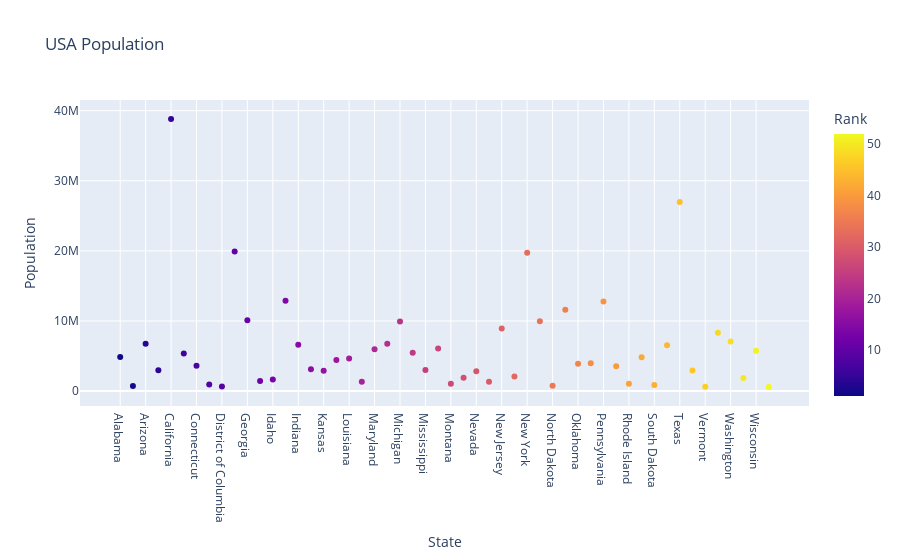

Source (notebook cell):
### Code cell
# 4 Scatter plot for the given dataset

df = pd.read_csv('population.csv')

fig = px.scatter(df, x='State', y='Population',
                 color='Rank',
                 title='USA Population',
                 hover_name="State",
                 hover_data=['Postal'])
fig.show()

### Figure 1 — Plotly figure (JSON) as saved in the notebook; plotly's stock layout.template omitted (floating-point values rounded to 4 significant figures)
{"data": [{"customdata": [["AL"], ["AK"], ["AZ"], ["AR"], ["CA"], ["CO"], ["CT"], ["DE"], ["DC"], ["FL"], ["GA"], ["HI"], ["ID"], ["IL"], ["IN"], ["IA"], ["KS"], ["KY"], ["LA"], ["ME"], ["MD"], ["MA"], ["MI"], ["MN"], ["MS"], ["MO"], ["MT"], ["NE"], ["NV"], ["NH"], ["NJ"], ["NM"], ["NY"], ["NC"], ["ND"], ["OH"], ["OK"], ["OR"], ["PA"], ["PR"], ["RI"], ["SC"], ["SD"], ["TN"], ["TX"], ["UT"], ["VT"], ["VA"], ["WA"], ["WV"], ["WI"], ["WY"]], "hovertemplate": "<b>%{hovertext}</b><br><br>State=%{x}<br>Population=%{y}<br>Postal=%{customdata[0]}<br>Rank=%{marker.color}<extra></extra>", "hovertext": ["Alabama", "Alaska", "Arizona", "Arkansas", "California", "Colorado", "Connecticut", "Delaware", "District of Columbia", "Florida", "Georgia", "Hawaii", "Idaho", "Illinois", "Indiana", "Iowa", "Kansas", "Kentucky", "Louisiana", "Maine", "Maryland", "Massachusetts", "Michigan", "Minnesota", "Mississippi", "Missouri", "Montana", "Nebraska", "Nevada", "New Hampshire", "New Jersey", "New Mexico", "New York", "North Carolina", "North Dakota", "Ohio", "Oklahoma", "Oregon", "Pennsylvania", "Puerto Rico", "Rhode Island", "South Carolina", "South Dakota", "Tennessee", "Texas", "Utah", "Vermont", "Virginia", "Washington", "West Virginia", "Wisconsin", "Wyoming"], "legendgroup": "", "marker": {"color": [1, 2, 3, 4, 5, 6, 7, 8, 9, 10, 11, 12, 13, 14, 15, 16, 17, 18, 19, 20, 21, 22, 23, 24, 25, 26, 27, 28, 29, 30, 31, 32, 33, 34, 35, 36, 37, 38, 39, 40, 41, 42, 43, 44, 45, 46, 47, 48, 49, 50, 51, 52], "coloraxis": "coloraxis", "symbol": "circle"}, "mode": "markers", "name": "", "orientation": "v", "showlegend": false, "type": "scatter", "x": ["Alabama", "Alaska", "Arizona", "Arkansas", "California", "Colorado", "Connecticut", "Delaware", "District of Columbia", "Florida", "Georgia", "Hawaii", "Idaho", "Illinois", "Indiana", "Iowa", "Kansas", "Kentucky", "Louisiana", "Maine", "Maryland", "Massachusetts", "Michigan", "Minnesota", "Mississippi", "Missouri", "Montana", "Nebraska", "Nevada", "New Hampshire", "New Jersey", "New Mexico", "New York", "North Carolina", "North Dakota", "Ohio", "Oklahoma", "Oregon", "Pennsylvania", "Puerto Rico", "Rhode Island", "South Carolina", "South Dakota", "Tennessee", "Texas", "Utah", "Vermont", "Virginia", "Washington", "West Virginia", "Wisconsin", "Wyoming"], "xaxis": "x", "y": [4849000.0, 736700.0, 6731000.0, 2966000.0, 38800000.0, 5356000.0, 3597000.0, 935600.0, 658900.0, 19890000.0, 10100000.0, 1420000.0, 1634000.0, 12880000.0, 6597000.0, 3107000.0, 2904000.0, 4413000.0, 4650000.0, 1330000.0, 5976000.0, 6745000.0, 9910000.0, 5457000.0, 2994000.0, 6064000.0, 1024000.0, 1882000.0, 2839000.0, 1327000.0, 8938000.0, 2086000.0, 19750000.0, 9944000.0, 739500.0, 11590000.0, 3878000.0, 3970000.0, 12790000.0, 3548000.0, 1055000.0, 4832000.0, 853200.0, 6549000.0, 26960000.0, 2943000.0, 626600.0, 8326000.0, 7062000.0, 1850000.0, 5758000.0, 584200.0], "yaxis": "y"}], "layout": {"coloraxis": {"colorbar": {"title": {"text": "Rank"}}, "colorscale": [[0, "#0d0887"], [0.1111, "#46039f"], [0.2222, "#7201a8"], [0.3333, "#9c179e"], [0.4444, "#bd3786"], [0.5556, "#d8576b"], [0.6667, "#ed7953"], [0.7778, "#fb9f3a"], [0.8889, "#fdca26"], [1, "#f0f921"]]}, "legend": {"tracegroupgap": 0}, "title": {"text": "USA Population"}, "xaxis": {"anchor": "y", "domain": [0, 1], "title": {"text": "State"}}, "yaxis": {"anchor": "x", "domain": [0, 1], "title": {"text": "Population"}}}}
